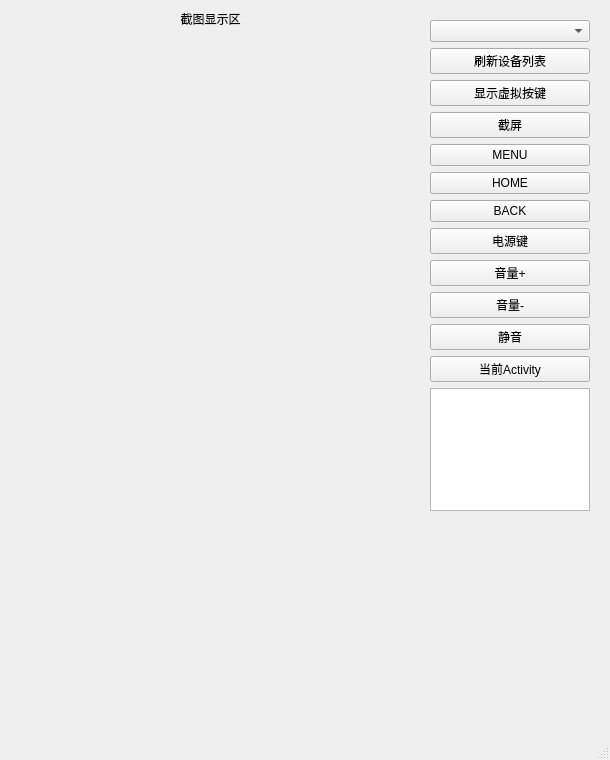
<?xml version="1.0" encoding="UTF-8"?>
<ui version="4.0">
 <class>MainWindow</class>
 <widget class="QMainWindow" name="MainWindow">
  <property name="geometry">
   <rect>
    <x>0</x>
    <y>0</y>
    <width>610</width>
    <height>760</height>
   </rect>
  </property>
  <property name="windowTitle">
   <string>MainWindow</string>
  </property>
  <widget class="QWidget" name="centralwidget">
   <widget class="QWidget" name="verticalLayoutWidget">
    <property name="geometry">
     <rect>
      <x>430</x>
      <y>20</y>
      <width>160</width>
      <height>491</height>
     </rect>
    </property>
    <layout class="QVBoxLayout" name="verticalLayout">
     <item>
      <widget class="QComboBox" name="deviceListComboBox"/>
     </item>
     <item>
      <widget class="QPushButton" name="refreshDeviceButton">
       <property name="text">
        <string>刷新设备列表</string>
       </property>
      </widget>
     </item>
     <item>
      <widget class="QPushButton" name="showVirtualKeyButton">
       <property name="text">
        <string>显示虚拟按键</string>
       </property>
      </widget>
     </item>
     <item>
      <widget class="QPushButton" name="screencapButton">
       <property name="text">
        <string>截屏</string>
       </property>
      </widget>
     </item>
     <item>
      <widget class="QPushButton" name="pressMenuButton">
       <property name="text">
        <string>MENU</string>
       </property>
      </widget>
     </item>
     <item>
      <widget class="QPushButton" name="homeButton">
       <property name="text">
        <string>HOME</string>
       </property>
      </widget>
     </item>
     <item>
      <widget class="QPushButton" name="backButton">
       <property name="text">
        <string>BACK</string>
       </property>
      </widget>
     </item>
     <item>
      <widget class="QPushButton" name="powerButton">
       <property name="text">
        <string>电源键</string>
       </property>
      </widget>
     </item>
     <item>
      <widget class="QPushButton" name="volumeUpButton">
       <property name="text">
        <string>音量+</string>
       </property>
      </widget>
     </item>
     <item>
      <widget class="QPushButton" name="volumeDownButton">
       <property name="text">
        <string>音量-</string>
       </property>
      </widget>
     </item>
     <item>
      <widget class="QPushButton" name="muteButton">
       <property name="text">
        <string>静音</string>
       </property>
      </widget>
     </item>
     <item>
      <widget class="QPushButton" name="currentActivityButton">
       <property name="text">
        <string>当前Activity</string>
       </property>
      </widget>
     </item>
     <item>
      <widget class="QTextEdit" name="outputTextEdit"/>
     </item>
    </layout>
   </widget>
   <widget class="QLabel" name="screencapView">
    <property name="geometry">
     <rect>
      <x>20</x>
      <y>10</y>
      <width>381</width>
      <height>741</height>
     </rect>
    </property>
    <property name="text">
     <string>截图显示区</string>
    </property>
    <property name="alignment">
     <set>Qt::AlignHCenter|Qt::AlignTop</set>
    </property>
   </widget>
  </widget>
  <widget class="QStatusBar" name="statusbar"/>
 </widget>
 <resources/>
 <connections/>
</ui>
